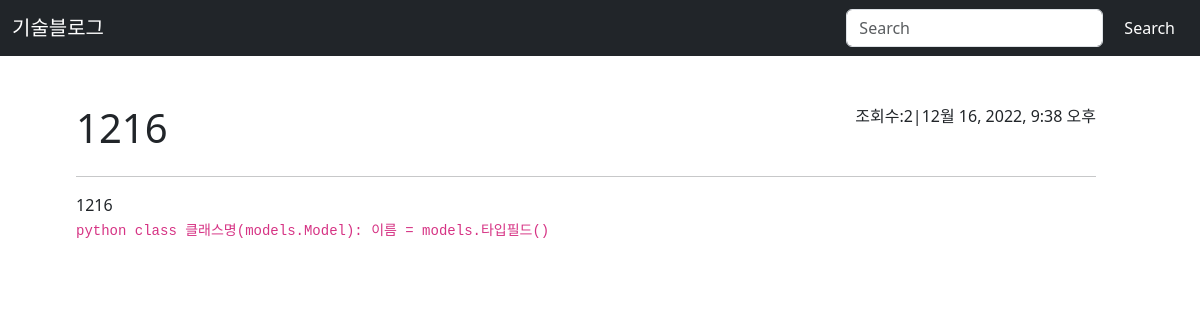
The page /app1/14/ on the database its author committed.
### app1/models.py (models this page shows)
class App1(models.Model):
    title=models.CharField(max_length=20)
    content=models.TextField()
    created_at=models.DateTimeField(auto_now_add=True)
    updated_at=models.DateTimeField(auto_now=True)
    hits=models.PositiveIntegerField(default = 0)#조회 수

### app1/views.py (the view)
# urls.py: path('<int:pk>/',views.detail, name='detail'),
def detail(request, pk):#조회
    detail_contents = App1.objects.get(pk=pk)
    context={
        'detail_contents':detail_contents
    }
    response = render(request, 'app1/detail.html', context)
    detail_contents.hits +=1
    detail_contents.save()
    return response

### app1/templatetags/filter.py (called while the page is built)
@register.filter
def mark(value):
    extensions = ["nl2br", "fenced_code"]
    return mark_safe(markdown.markdown(value, extensions=extensions))

### app1/templates/app1/detail.html
{% extends 'base.html' %}
{% load filter %}
{% load django_bootstrap5 %}
{% block body %}
  <div class="m-5">
    <div class="d-flex justify-content-between">
      <h1>{{ detail_contents.title }}</h1>
      <div class="d-flex">
        <p>조회수:{{ detail_contents.hits }}</p>|
        <p>{{ detail_contents.created_at }}</p>
      </div>
    </div>
    <hr>
    <p>{{ detail_contents.content|mark }}</p>
  </div>
{% endblock %}

### rows shown on the page
App1: title "1216", hits "2", created_at "12월 16, 2022, 9:38 오후", content|mark "1216 python class 클래스명(models.Model): 이름 = models.타입필드()"
